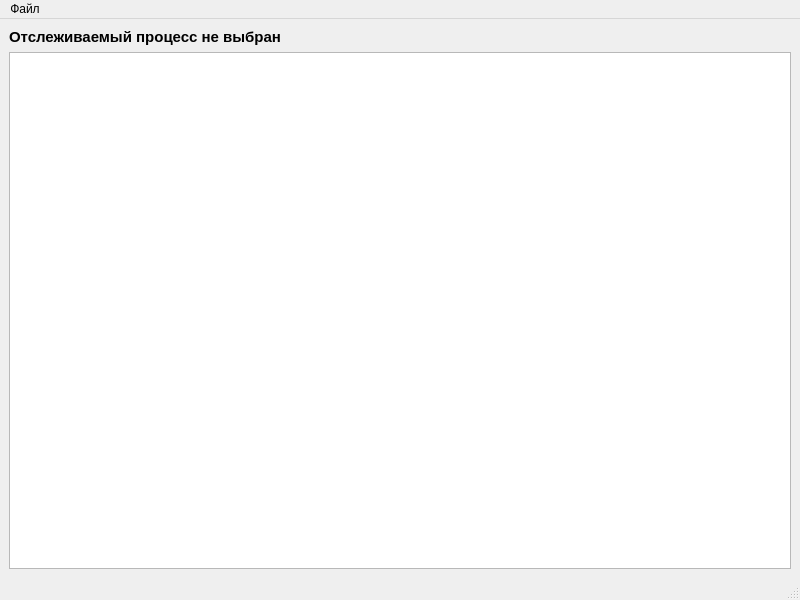
<?xml version="1.0" encoding="UTF-8"?>
<ui version="4.0">
 <class>MainWindow</class>
 <widget class="QMainWindow" name="MainWindow">
  <property name="geometry">
   <rect>
    <x>0</x>
    <y>0</y>
    <width>800</width>
    <height>600</height>
   </rect>
  </property>
  <property name="windowTitle">
   <string>Анализ расхода памяти процессом</string>
  </property>
  <property name="windowIcon">
   <iconset resource="icons.qrc">
    <normaloff>:/icons/MainIcon</normaloff>:/icons/MainIcon</iconset>
  </property>
  <widget class="QWidget" name="centralwidget">
   <layout class="QVBoxLayout" name="verticalLayout">
    <item>
     <widget class="QLabel" name="labelProcName">
      <property name="font">
       <font>
        <pointsize>11</pointsize>
        <weight>75</weight>
        <bold>true</bold>
       </font>
      </property>
      <property name="text">
       <string>Отслеживаемый процесс не выбран</string>
      </property>
     </widget>
    </item>
    <item>
     <widget class="Plot" name="plot"/>
    </item>
   </layout>
  </widget>
  <widget class="QStatusBar" name="statusbar"/>
  <widget class="QMenuBar" name="menuBar">
   <property name="geometry">
    <rect>
     <x>0</x>
     <y>0</y>
     <width>800</width>
     <height>21</height>
    </rect>
   </property>
   <widget class="QMenu" name="menuFile">
    <property name="title">
     <string>Файл</string>
    </property>
    <addaction name="actionChoiseProc"/>
   </widget>
   <addaction name="menuFile"/>
  </widget>
  <action name="actionChoiseProc">
   <property name="text">
    <string>Выбрать процесс</string>
   </property>
  </action>
 </widget>
 <customwidgets>
  <customwidget>
   <class>Plot</class>
   <extends>QGraphicsView</extends>
   <header location="global">Diagram/Plot.h</header>
  </customwidget>
 </customwidgets>
 <resources>
  <include location="icons.qrc"/>
 </resources>
 <connections/>
</ui>
